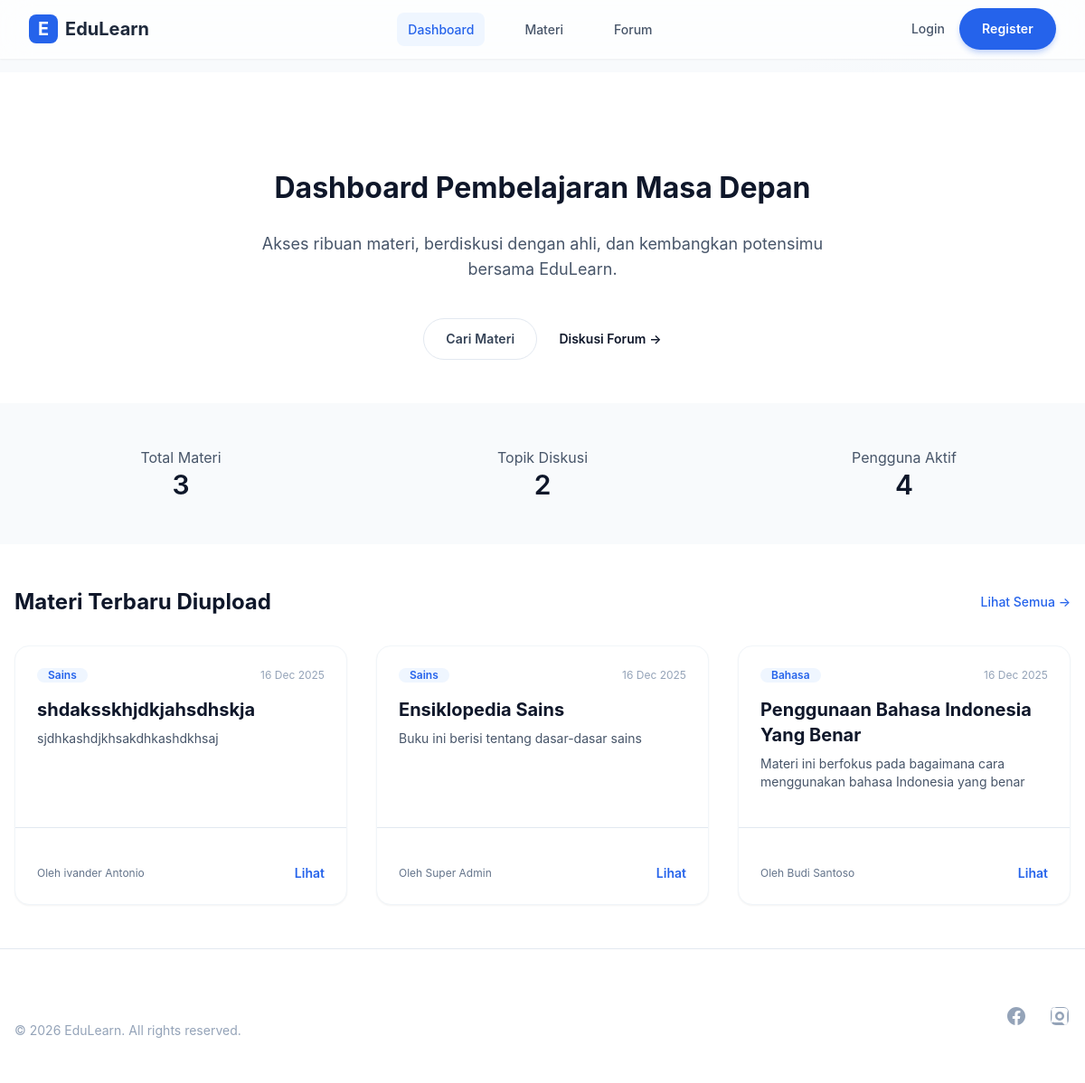
Page /dashboard.php on the committed database.
### tables this page shows
CREATE TABLE `materials` (
  `id` int(11) NOT NULL,
  `user_id` int(11) NOT NULL,
  `title` varchar(150) NOT NULL,
  `description` text DEFAULT NULL,
  `category` varchar(50) DEFAULT NULL,
  `file_name` varchar(255) NOT NULL,
  `uploaded_at` timestamp NOT NULL DEFAULT current_timestamp()
);

CREATE TABLE `users` (
  `id` int(11) NOT NULL,
  `username` varchar(50) NOT NULL,
  `password` varchar(255) NOT NULL,
  `full_name` varchar(100) NOT NULL,
  `role` varchar(20) DEFAULT 'user'
);

### dashboard.php (the view, shortened to what this page needs)
<?php
require_once 'config/database.php';
require_once 'includes/header.php';
$stats = [
    'materials' => 0,
    'threads' => 0,
    'users' => 0
];
try {
    $stats['materials'] = $pdo->query("SELECT COUNT(*) FROM materials")->fetchColumn();
    $stats['threads'] = $pdo->query("SELECT COUNT(*) FROM forum_threads")->fetchColumn();
    $stats['users'] = $pdo->query("SELECT COUNT(*) FROM users")->fetchColumn();
    $stmt = $pdo->query("SELECT m.*, u.full_name FROM materials m JOIN users u ON m.user_id = u.id ORDER BY m.uploaded_at DESC LIMIT 3");
    $recent_materials = $stmt->fetchAll();
} catch (PDOException $e) {
    $recent_materials = [];
}
?>
<div class="bg-white">
    <div class="relative isolate px-6 pt-14 lg:px-8">
        <div class="mx-auto max-w-2xl py-12 sm:py-20 lg:py-24">
            <div class="text-center">
                <h1 class="text-4xl font-bold tracking-tight text-gray-900 sm:text-6xl">Dashboard Pembelajaran Masa Depan</h1>
                <p class="mt-6 text-lg leading-8 text-gray-600">Akses ribuan materi, berdiskusi dengan ahli, dan kembangkan potensimu bersama EduLearn.</p>
                <div class="mt-10 flex items-center justify-center gap-6">
                    <a href="materials/index.php" class="btn btn-outline bg-white px-5 py-3">Cari Materi</a>
                    <a href="forum/index.php" class="text-sm font-semibold leading-6 text-gray-900 flex items-center hover:text-primary-600 transition-colors">
                        Diskusi Forum <span aria-hidden="true" class="ml-1">→</span>
                    </a>
                </div>
            </div>
        </div>
    </div>
</div>
<div class="bg-slate-50 py-12">
    <div class="max-w-7xl mx-auto px-4 sm:px-6 lg:px-8">
        <dl class="grid grid-cols-1 gap-x-8 gap-y-16 text-center lg:grid-cols-3">
            <div class="mx-auto flex max-w-xs flex-col gap-y-4">
                <dt class="text-base leading-7 text-gray-600">Total Materi</dt>
                <dd class="order-first text-3xl font-semibold tracking-tight text-gray-900 sm:text-5xl"><?php echo $stats['materials']; ?></dd>
            </div>
            <div class="mx-auto flex max-w-xs flex-col gap-y-4">
                <dt class="text-base leading-7 text-gray-600">Topik Diskusi</dt>
                <dd class="order-first text-3xl font-semibold tracking-tight text-gray-900 sm:text-5xl"><?php echo $stats['threads']; ?></dd>
            </div>
            <div class="mx-auto flex max-w-xs flex-col gap-y-4">
                <dt class="text-base leading-7 text-gray-600">Pengguna Aktif</dt>
                <dd class="order-first text-3xl font-semibold tracking-tight text-gray-900 sm:text-5xl"><?php echo $stats['users']; ?></dd>
            </div>
        </dl>
    </div>
</div>
<div class="py-12 bg-white">
    <div class="max-w-7xl mx-auto px-4 sm:px-6 lg:px-8">
        <div class="flex justify-between items-center mb-8">
            <h2 class="text-2xl font-bold text-gray-900">Materi Terbaru Diupload</h2>
            <a href="materials/index.php" class="text-sm font-medium text-primary-600 hover:text-primary-500">Lihat Semua &rarr;</a>
        </div>
        <?php if (count($recent_materials) > 0): ?>
            <div class="grid grid-cols-1 sm:grid-cols-2 lg:grid-cols-3 gap-8">
                <?php foreach ($recent_materials as $material): ?>
                    <div class="bg-white rounded-2xl shadow-sm hover:shadow-md transition-shadow duration-300 border border-slate-100 overflow-hidden flex flex-col h-full">
                        <div class="p-6 flex-grow">
                            <div class="flex items-center justify-between mb-4">
                                <span class="px-3 py-1 bg-primary-50 text-primary-600 text-xs font-semibold rounded-full"><?php echo htmlspecialchars($material['category'] ?? 'General'); ?></span>
                                <span class="text-xs text-slate-400"><?php echo date('d M Y', strtotime($material['uploaded_at'])); ?></span>
                            </div>
                            <h3 class="text-xl font-bold text-gray-900 mb-2 line-clamp-2"><?php echo htmlspecialchars($material['title']); ?></h3>
                            <p class="text-gray-600 text-sm mb-4 line-clamp-3"><?php echo htmlspecialchars($material['description']); ?></p>
                        </div>
                        <div class="p-6 pt-0 mt-auto border-t border-slate-50">
                            <div class="flex items-center justify-between pt-4">
                                <span class="text-xs text-slate-500">Oleh <?php echo htmlspecialchars($material['full_name']); ?></span>
                                <a href="materials/view.php?id=<?php echo $material['id']; ?>" class="text-primary-600 font-semibold text-sm hover:text-primary-700">Lihat</a>
                            </div>
                        </div>
                    </div>
                <?php endforeach; ?>
            </div>
        <?php else: ?>
            <p class="text-center text-gray-500">Belum ada materi.</p>
        <?php endif; ?>
    </div>
</div>
<?php require_once 'includes/footer.php'; ?>

### includes/header.php (shortened to what this page needs)
<?php
$current_page = basename($_SERVER['PHP_SELF']);
?>
<!DOCTYPE html>
<html lang="id" class="scroll-smooth">
<head>
    <link rel="stylesheet" href="/edulearn/assets/css/style.css">
</head>
<body x-data class="bg-slate-50 text-slate-800 antialiased flex flex-col min-h-screen">
<nav class="fixed w-full z-50 glass transition-all duration-300" x-data="{ scrolled: false, mobileMenu: false }" @scroll.window="scrolled = (window.pageYOffset > 20)">
    <div class="container mx-auto">
        <div class="flex justify-between items-center" style="height: 4rem;">
            <div class="flex-shrink-0 flex items-center gap-2 cursor-pointer" onclick="window.location.href='/edulearn/index.php'">
                <div class="w-8 h-8 bg-primary-600 rounded-lg flex items-center justify-center text-white font-bold text-xl">E</div>
                <span class="font-bold text-xl tracking-tight text-slate-800">EduLearn</span>
            </div>
            <div class="hidden md:flex items-center gap-8">
                <a href="/edulearn/dashboard.php" class="nav-link <?php echo $current_page == 'dashboard.php' ? 'active' : ''; ?>">Dashboard</a>
                <a href="/edulearn/materials/index.php" class="nav-link <?php echo strpos($_SERVER['REQUEST_URI'], '/materials/') !== false ? 'active' : ''; ?>">Materi</a>
                <a href="/edulearn/forum/index.php" class="nav-link <?php echo strpos($_SERVER['REQUEST_URI'], '/forum/') !== false ? 'active' : ''; ?>">Forum</a>
            </div>
            <div class="hidden md:flex items-center gap-4">
                <?php if(isset($_SESSION['user_id'])): ?>
                    <div class="relative" x-data="{ open: false }">
                        <button @click="open = !open" @click.away="open = false" class="flex items-center gap-3 pl-1 pr-4 py-1 rounded-full border border-slate-200 hover:border-primary-200 bg-white hover:bg-slate-50 transition-all shadow-sm group">
                            <div class="w-8 h-8 rounded-full bg-gradient-to-br from-primary-500 to-primary-600 flex items-center justify-center text-white text-xs font-bold shadow-sm group-hover:shadow-md transition-shadow">
                                <?php echo strtoupper(substr($_SESSION['username'], 0, 2)); ?>
                            </div>
                            <span class="text-sm font-medium text-slate-700 group-hover:text-primary-700 transition-colors"><?php echo htmlspecialchars($_SESSION['username']); ?></span>
                            <svg class="w-4 h-4 text-slate-400 group-hover:text-primary-500 transition-colors" fill="none" stroke="currentColor" viewBox="0 0 24 24"><path stroke-linecap="round" stroke-linejoin="round" stroke-width="2" d="M19 9l-7 7-7-7"></path></svg>
                        </button>
                        <div x-show="open"
                             x-transition:enter="transition ease-out duration-200"
                             x-transition:enter-start="opacity-0 translate-y-2"
                             x-transition:enter-end="opacity-100 translate-y-0"
                             x-transition:leave="transition ease-in duration-150"
                             x-transition:leave-start="opacity-100 translate-y-0"
                             x-transition:leave-end="opacity-0 translate-y-2"
                             class="absolute right-0 mt-2 w-48 bg-white rounded-xl shadow-xl border border-slate-100 py-2 ring-1 ring-black ring-opacity-5 focus:outline-none"
                             style="display: none;">
                            <div class="px-4 py-3 border-b border-slate-50 mb-1">
                                <p class="text-sm font-medium text-slate-900 truncate">Hai, <?php echo htmlspecialchars($_SESSION['full_name'] ?? $_SESSION['username']); ?></p>
                                <p class="text-xs text-slate-500 truncate"><?php echo isset($_SESSION['role']) && $_SESSION['role'] == 'admin' ? 'Administrator' : 'Student'; ?></p>
                            </div>
                            <a href="/edulearn/dashboard.php" class="block px-4 py-2 text-sm text-slate-700 hover:bg-slate-50 hover:text-primary-600 transition-colors">Dashboard</a>
                            <a href="/edulearn/logout.php" class="block px-4 py-2 text-sm text-red-600 hover:bg-red-50 transition-colors">Sign out</a>
                        </div>
                    </div>
                <?php else: ?>
                    <a href="/edulearn/login.php" class="text-sm font-medium text-slate-600 hover:text-primary-600">Login</a>
                    <a href="/edulearn/register.php" class="btn btn-primary btn-sm">Register</a>
                <?php endif; ?>
            </div>
        </div>
    </div>
</nav>
<main class="flex-grow pt-20">

### includes/footer.php (shortened to what this page needs)
</main>
<footer class="bg-white border-t border-slate-200 mt-auto">
    <div class="max-w-7xl mx-auto py-12 px-4 sm:px-6 md:flex md:items-center md:justify-between lg:px-8">
        <div class="flex justify-center space-x-6 md:order-2">
            <a href="#" class="text-slate-400 hover:text-slate-500">
            </a>
            <a href="#" class="text-slate-400 hover:text-slate-500">
            </a>
        </div>
        <div class="mt-8 md:mt-0 md:order-1">
            <p class="text-center text-sm text-slate-400">&copy; <?php echo date('Y'); ?> EduLearn. All rights reserved.</p>
        </div>
    </div>
</footer>
</body>
</html>

### rows in the picture
materials: category "Sains", uploaded_at "16 Dec 2025", title "shdaksskhjdkjahsdhskja", description "sjdhkashdjkhsakdhkashdkhsaj", user.full_name "ivander Antonio"
materials: category "Sains", uploaded_at "16 Dec 2025", title "Ensiklopedia Sains", description "Buku ini berisi tentang dasar-dasar sains", user.full_name "Super Admin"
materials: category "Bahasa", uploaded_at "16 Dec 2025", title "Penggunaan Bahasa Indonesia Yang Benar", description "Materi ini berfokus pada bagaimana cara menggunakan bahasa Indonesia yang benar", user.full_name "Budi Santoso"

### other values in the picture
$stats['materials'] "3"
$stats['threads'] "2"
$stats['users'] "4"
